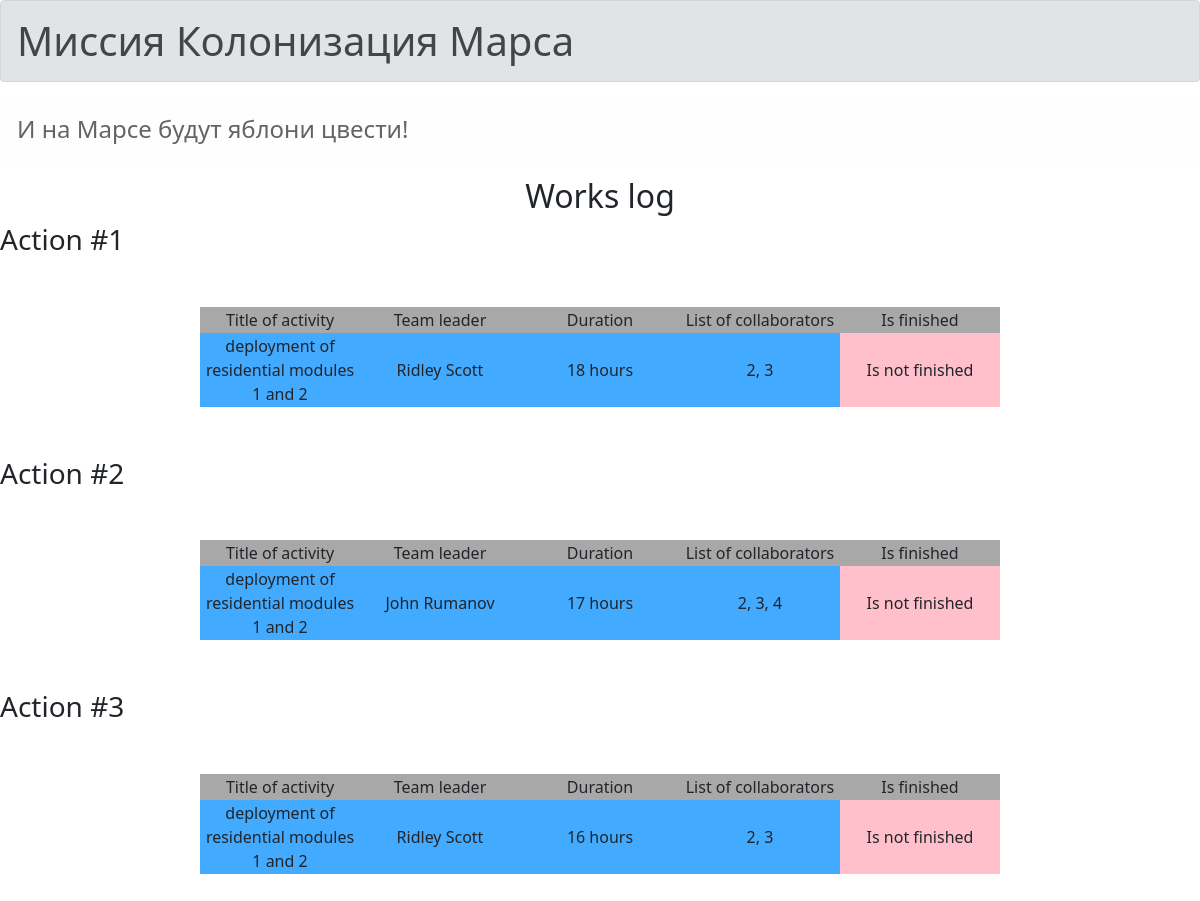
/index, run on the app's committed database.
### data/jobs.py (models this page shows)
class Jobs(SqlAlchemyBase):
    __tablename__ = 'jobs'
    id = sqlalchemy.Column(sqlalchemy.Integer,
                           primary_key=True, autoincrement=True)
    team_leader = sqlalchemy.Column(sqlalchemy.Integer,
                                    sqlalchemy.ForeignKey("users.id"))
    job = sqlalchemy.Column(sqlalchemy.String, nullable=True)
    work_size = sqlalchemy.Column(sqlalchemy.Integer, nullable=True)
    collaborators = sqlalchemy.Column(sqlalchemy.String, nullable=True)
    start_date = sqlalchemy.Column(sqlalchemy.DateTime,
                                   default=datetime.datetime.now)
    end_date = sqlalchemy.Column(sqlalchemy.DateTime,
                                 default=datetime.datetime.now)
    is_finished = sqlalchemy.Column(sqlalchemy.Boolean, nullable=True)

### index.py (the view)
@app.route('/')
@app.route('/index')
def show_answer():
    params = {'jobs': []}
    global_init('db/blogs.db')
    db_sess = create_session()
    for job in db_sess.query(Jobs).all():
        sess = create_session()
        user = sess.query(User).filter(User.id == job.team_leader).first()
        team_lead = f'{user.name} {user.surname}'
        params[f'jobs'].append([job.id, job.job, team_lead, f'{job.work_size} hours', job.collaborators, job.is_finished])
    return render_template('job_log.html', **params)

### data/db_session.py (called while the page is built, shortened)
def global_init(db_file):
    global __factory
    if __factory:
        return

def create_session() -> Session:
    global __factory
    return __factory()

### templates/job_log.html
{% extends "base.html" %}
{% block content %}
<h2 align="center">Works log</h2>
{% for i in jobs %}
    <h3>Action #{{ i[0] }}</h3>
<table>
    <tr>
        <td bgcolor="#A8A8A8">Title of activity</td>
        <td bgcolor="#A8A8A8">Team leader</td>
        <td bgcolor="#A8A8A8">Duration</td>
        <td bgcolor="#A8A8A8">List of collaborators</td>
        <td bgcolor="#A8A8A8">Is finished</td>
    </tr>
    <tr>
        <td bgcolor="42aaff">{{i[1]}}</td>
        <td bgcolor="42aaff">{{i[2]}}</td>
        <td bgcolor="42aaff">{{i[3]}}</td>
        <td bgcolor="42aaff">{{i[4]}}</td>
        {% if i[5] %}
            <td bgcolor="green">Is finished</td>
        {% else %}
            <td bgcolor="pink">Is not finished</td>
        {% endif %}
    </tr>
</table>
{% endfor %}
{% endblock %}

### templates/base.html (shortened to what this page needs)
<!DOCTYPE html>
<html lang="en">
<head>
    <link href="https://cdn.jsdelivr.net/npm/bootstrap@5.1.3/dist/css/bootstrap.min.css" rel="stylesheet">
    <link rel="stylesheet" type="text/css" href="static/css/style.css">
</head>
<body>
    <header>
        <h1 class="alert alert-secondary">Миссия Колонизация Марса</h1>
        <h4 class="alert alert-light">И на Марсе будут яблони цвести!</h4>
    </header>
    <main role="main">
        {% block content%}{% endblock %}
    </main>
</body>
</html>

### static/css/style.css (style rules this page uses)
table { width: 800px; box-sizing: border-box; border-collapse: collapse; margin: 50px auto; }
td { width: 160px; text-align: center; }

### data on the page
Jobs: id "1", job "deployment of residential modules 1 and 2", i "Ridley Scott", work_size "18 hours", collaborators "2, 3"
Jobs: id "2", job "deployment of residential modules 1 and 2", i "John Rumanov", work_size "17 hours", collaborators "2, 3, 4"
Jobs: id "3", job "deployment of residential modules 1 and 2", i "Ridley Scott", work_size "16 hours", collaborators "2, 3"
